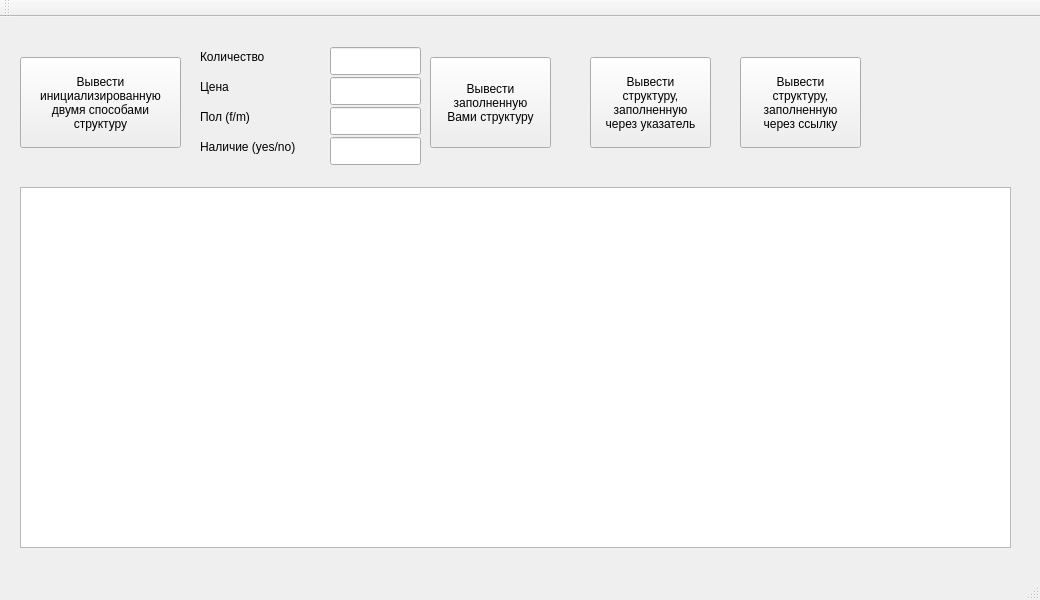
<?xml version="1.0" encoding="UTF-8"?>
<ui version="4.0">
 <class>MainWindow</class>
 <widget class="QMainWindow" name="MainWindow">
  <property name="geometry">
   <rect>
    <x>0</x>
    <y>0</y>
    <width>1040</width>
    <height>600</height>
   </rect>
  </property>
  <property name="windowTitle">
   <string>MainWindow</string>
  </property>
  <widget class="QWidget" name="centralwidget">
   <widget class="QPushButton" name="button1">
    <property name="geometry">
     <rect>
      <x>20</x>
      <y>40</y>
      <width>161</width>
      <height>91</height>
     </rect>
    </property>
    <property name="text">
     <string>Вывести
инициализированную
двумя способами 
структуру</string>
    </property>
   </widget>
   <widget class="QPushButton" name="button2">
    <property name="geometry">
     <rect>
      <x>430</x>
      <y>40</y>
      <width>121</width>
      <height>91</height>
     </rect>
    </property>
    <property name="text">
     <string>Вывести
заполненную 
Вами структуру</string>
    </property>
   </widget>
   <widget class="QPushButton" name="button3">
    <property name="geometry">
     <rect>
      <x>590</x>
      <y>40</y>
      <width>121</width>
      <height>91</height>
     </rect>
    </property>
    <property name="text">
     <string>Вывести 
структуру, 
заполненную
через указатель</string>
    </property>
   </widget>
   <widget class="QPushButton" name="button4">
    <property name="geometry">
     <rect>
      <x>740</x>
      <y>40</y>
      <width>121</width>
      <height>91</height>
     </rect>
    </property>
    <property name="text">
     <string>Вывести 
структуру, 
заполненную
через ссылку</string>
    </property>
   </widget>
   <widget class="QTextEdit" name="textEdit">
    <property name="geometry">
     <rect>
      <x>20</x>
      <y>170</y>
      <width>991</width>
      <height>361</height>
     </rect>
    </property>
   </widget>
   <widget class="QLineEdit" name="lineEditAmount">
    <property name="geometry">
     <rect>
      <x>330</x>
      <y>30</y>
      <width>91</width>
      <height>28</height>
     </rect>
    </property>
   </widget>
   <widget class="QLineEdit" name="lineEditPrice">
    <property name="geometry">
     <rect>
      <x>330</x>
      <y>60</y>
      <width>91</width>
      <height>28</height>
     </rect>
    </property>
   </widget>
   <widget class="QLineEdit" name="lineEditGender">
    <property name="geometry">
     <rect>
      <x>330</x>
      <y>90</y>
      <width>91</width>
      <height>28</height>
     </rect>
    </property>
   </widget>
   <widget class="QLabel" name="label">
    <property name="geometry">
     <rect>
      <x>200</x>
      <y>30</y>
      <width>81</width>
      <height>20</height>
     </rect>
    </property>
    <property name="text">
     <string>Количество</string>
    </property>
   </widget>
   <widget class="QLabel" name="label_2">
    <property name="geometry">
     <rect>
      <x>200</x>
      <y>60</y>
      <width>63</width>
      <height>20</height>
     </rect>
    </property>
    <property name="text">
     <string>Цена</string>
    </property>
   </widget>
   <widget class="QLabel" name="label_3">
    <property name="geometry">
     <rect>
      <x>200</x>
      <y>90</y>
      <width>71</width>
      <height>20</height>
     </rect>
    </property>
    <property name="text">
     <string>Пол (f/m)</string>
    </property>
   </widget>
   <widget class="QLabel" name="label_4">
    <property name="geometry">
     <rect>
      <x>200</x>
      <y>120</y>
      <width>131</width>
      <height>20</height>
     </rect>
    </property>
    <property name="text">
     <string>Наличие (yes/no)</string>
    </property>
   </widget>
   <widget class="QLineEdit" name="lineEditInStock">
    <property name="geometry">
     <rect>
      <x>330</x>
      <y>120</y>
      <width>91</width>
      <height>28</height>
     </rect>
    </property>
   </widget>
  </widget>
  <widget class="QMenuBar" name="menubar">
   <property name="geometry">
    <rect>
     <x>0</x>
     <y>0</y>
     <width>1040</width>
     <height>25</height>
    </rect>
   </property>
  </widget>
  <widget class="QStatusBar" name="statusbar"/>
  <widget class="QToolBar" name="toolBar">
   <property name="windowTitle">
    <string>toolBar</string>
   </property>
   <attribute name="toolBarArea">
    <enum>TopToolBarArea</enum>
   </attribute>
   <attribute name="toolBarBreak">
    <bool>false</bool>
   </attribute>
  </widget>
 </widget>
 <resources/>
 <connections/>
</ui>
